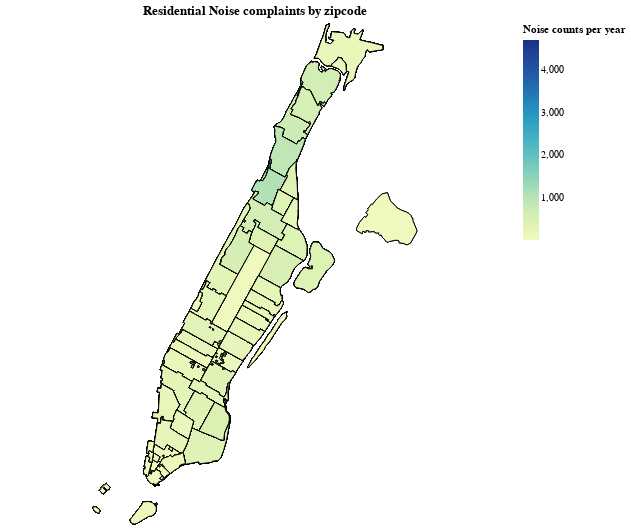

Notebook cell for this chart:
### Code cell
nyc_map = gen_map(geodata=choro_data, color_column='properties.count_col_yr', title='Residential Noise complaints by zipcode', tooltip=['properties.zipcode:O','properties.count_col_yr:Q'],color_scheme = "redblue")
nyc_map.save('nyc_noise.json')
nyc_map

### Figure 1 — Vega-Lite specification as saved in the notebook (floating-point values rounded to 4 significant figures; data arrays with more than 128 entries replaced by an {"elided": "..."} marker saying what was removed)
{"config": {"view": {"continuousWidth": 400, "continuousHeight": 300}}, "layer": [{"mark": {"type": "geoshape", "stroke": "black", "strokeWidth": 1}, "encoding": {}, "height": 500, "title": "Residential Noise complaints by zipcode", "width": 500}, {"mark": {"type": "geoshape", "stroke": "black"}, "encoding": {"color": {"type": "quantitative", "field": "properties.count_col_yr", "title": "Noise counts per year"}, "tooltip": [{"type": "ordinal", "field": "properties.zipcode"}, {"type": "quantitative", "field": "properties.count_col_yr"}]}}], "data": {"values": {"elided": "645 records"}}, "$schema": "https://vega.github.io/schema/vega-lite/v4.8.1.json"}
